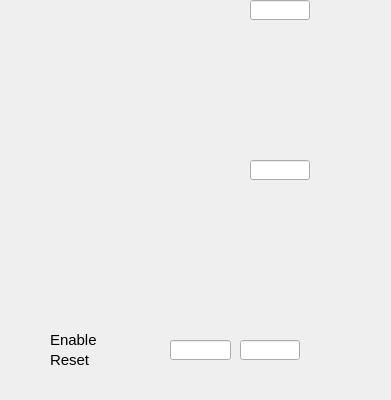
   <widget class="QWidget" name="tab_4">
    <attribute name="title">
     <string>Commissioning</string>
    </attribute>
    <widget class="caStripPlot" name="castripplot">
     <property name="geometry">
      <rect>
       <x>10</x>
       <y>0</y>
       <width>361</width>
       <height>161</height>
      </rect>
     </property>
     <property name="Title" stdset="0">
      <string notr="true">Current</string>
     </property>
     <property name="channels" stdset="0">
      <string>$(IOC):m$(MasterID)s$(SlaveID)-Drv$(ID)-CurAct</string>
     </property>
     <property name="YAxisScaling" stdset="0">
      <enum>caStripPlot::autoScale</enum>
     </property>
    </widget>
    <widget class="caStripPlot" name="castripplot_2">
     <property name="geometry">
      <rect>
       <x>10</x>
       <y>160</y>
       <width>361</width>
       <height>161</height>
      </rect>
     </property>
     <property name="Title" stdset="0">
      <string notr="true">Voltage</string>
     </property>
     <property name="channels" stdset="0">
      <string>$(IOC):m$(MasterID)s$(SlaveID)-Drv$(ID)-VltAct</string>
     </property>
     <property name="YAxisScaling" stdset="0">
      <enum>caStripPlot::autoScale</enum>
     </property>
    </widget>
    <widget class="caSlider" name="caslider">
     <property name="geometry">
      <rect>
       <x>80</x>
       <y>370</y>
       <width>251</width>
       <height>21</height>
      </rect>
     </property>
     <property name="lowerBound">
      <double>-32000.000000000000000</double>
     </property>
     <property name="upperBound">
      <double>32000.000000000000000</double>
     </property>
     <property name="totalSteps">
      <UInt>1000</UInt>
     </property>
     <property name="trough">
      <bool>false</bool>
     </property>
     <property name="groove">
      <bool>true</bool>
     </property>
     <property name="channel" stdset="0">
      <string notr="true">$(IOC):m$(MasterID)s$(SlaveID)-Drv$(ID)-Spd</string>
     </property>
     <property name="direction">
      <enum>caSlider::Right</enum>
     </property>
     <property name="maxValue">
      <double>32000.000000000000000</double>
     </property>
     <property name="minValue">
      <double>-32000.000000000000000</double>
     </property>
    </widget>
    <widget class="caLed" name="caled_Error_2">
     <property name="geometry">
      <rect>
       <x>330</x>
       <y>340</y>
       <width>52</width>
       <height>12</height>
      </rect>
     </property>
     <property name="sizePolicy">
      <sizepolicy hsizetype="Preferred" vsizetype="MinimumExpanding">
       <horstretch>0</horstretch>
       <verstretch>0</verstretch>
      </sizepolicy>
     </property>
     <property name="minimumSize">
      <size>
       <width>4</width>
       <height>12</height>
      </size>
     </property>
     <property name="toolTip">
      <string>&lt;html&gt;&lt;head/&gt;&lt;body&gt;&lt;p&gt;E-Bus Power Status&lt;/p&gt;&lt;/body&gt;&lt;/html&gt;</string>
     </property>
     <property name="rectangular">
      <bool>true</bool>
     </property>
     <property name="gradientEnabled">
      <bool>false</bool>
     </property>
     <property name="ledHeight">
      <number>10</number>
     </property>
     <property name="channel" stdset="0">
      <string notr="true">$(IOC):m$(MasterID)s$(SlaveID)-Drv$(ID)-ErrAlrm</string>
     </property>
     <property name="colorMode">
      <enum>caLed::Static</enum>
     </property>
     <property name="falseColor">
      <color>
       <red>170</red>
       <green>0</green>
       <blue>0</blue>
      </color>
     </property>
     <property name="trueColor">
      <color>
       <red>0</red>
       <green>85</green>
       <blue>0</blue>
      </color>
     </property>
     <property name="trueValue">
      <string notr="true">0</string>
     </property>
     <property name="falseValue">
      <string notr="true">1</string>
     </property>
    </widget>
    <widget class="caLed" name="caled_Warning_2">
     <property name="geometry">
      <rect>
       <x>330</x>
       <y>370</y>
       <width>52</width>
       <height>12</height>
      </rect>
     </property>
     <property name="sizePolicy">
      <sizepolicy hsizetype="Preferred" vsizetype="MinimumExpanding">
       <horstretch>0</horstretch>
       <verstretch>0</verstretch>
      </sizepolicy>
     </property>
     <property name="minimumSize">
      <size>
       <width>4</width>
       <height>12</height>
      </size>
     </property>
     <property name="toolTip">
      <string>&lt;html&gt;&lt;head/&gt;&lt;body&gt;&lt;p&gt;E-Bus Power Status&lt;/p&gt;&lt;/body&gt;&lt;/html&gt;</string>
     </property>
     <property name="rectangular">
      <bool>true</bool>
     </property>
     <property name="gradientEnabled">
      <bool>false</bool>
     </property>
     <property name="ledHeight">
      <number>10</number>
     </property>
     <property name="channel" stdset="0">
      <string notr="true">$(IOC):m$(MasterID)s$(SlaveID)-Drv$(ID)-WrnAlrm</string>
     </property>
     <property name="colorMode">
      <enum>caLed::Static</enum>
     </property>
     <property name="falseColor">
      <color>
       <red>255</red>
       <green>170</green>
       <blue>0</blue>
      </color>
     </property>
     <property name="trueColor">
      <color>
       <red>0</red>
       <green>85</green>
       <blue>0</blue>
      </color>
     </property>
     <property name="trueValue">
      <string notr="true">0</string>
     </property>
     <property name="falseValue">
      <string notr="true">1</string>
     </property>
    </widget>
    <widget class="caLed" name="caled">
     <property name="geometry">
      <rect>
       <x>100</x>
       <y>330</y>
       <width>30</width>
       <height>30</height>
      </rect>
     </property>
     <property name="channel" stdset="0">
      <string notr="true">$(IOC):m$(MasterID)s$(SlaveID)-Drv$(ID)-Rdy</string>
     </property>
     <property name="trueColor">
      <color>
       <red>0</red>
       <green>85</green>
       <blue>0</blue>
      </color>
     </property>
    </widget>
    <widget class="caLineEdit" name="calineedit_15">
     <property name="geometry">
      <rect>
       <x>240</x>
       <y>340</y>
       <width>60</width>
       <height>20</height>
      </rect>
     </property>
     <property name="channel" stdset="0">
      <string notr="true">$(IOC):m$(MasterID)s$(SlaveID)-Drv$(ID)-Spd-RB</string>
     </property>
     <property name="background">
      <color alpha="0">
       <red>160</red>
       <green>160</green>
       <blue>164</blue>
      </color>
     </property>
     <property name="colorMode">
      <enum>caLineEdit::Static</enum>
     </property>
     <property name="precisionMode">
      <enum>caLineEdit::User</enum>
     </property>
    </widget>
    <widget class="caLineEdit" name="calineedit_16">
     <property name="geometry">
      <rect>
       <x>250</x>
       <y>160</y>
       <width>60</width>
       <height>20</height>
      </rect>
     </property>
     <property name="channel" stdset="0">
      <string notr="true">$(IOC):m$(MasterID)s$(SlaveID)-Drv$(ID)-VltAct</string>
     </property>
     <property name="background">
      <color alpha="0">
       <red>160</red>
       <green>160</green>
       <blue>164</blue>
      </color>
     </property>
     <property name="colorMode">
      <enum>caLineEdit::Static</enum>
     </property>
     <property name="precisionMode">
      <enum>caLineEdit::User</enum>
     </property>
    </widget>
    <widget class="caLineEdit" name="calineedit_17">
     <property name="geometry">
      <rect>
       <x>250</x>
       <y>0</y>
       <width>60</width>
       <height>20</height>
      </rect>
     </property>
     <property name="channel" stdset="0">
      <string notr="true">$(IOC):m$(MasterID)s$(SlaveID)-Drv$(ID)-CurAct</string>
     </property>
     <property name="background">
      <color alpha="0">
       <red>160</red>
       <green>160</green>
       <blue>164</blue>
      </color>
     </property>
     <property name="colorMode">
      <enum>caLineEdit::Static</enum>
     </property>
     <property name="precisionMode">
      <enum>caLineEdit::User</enum>
     </property>
    </widget>
    <widget class="caTextEntry" name="catextentry_19">
     <property name="geometry">
      <rect>
       <x>170</x>
       <y>340</y>
       <width>61</width>
       <height>20</height>
      </rect>
     </property>
     <property name="minimumSize">
      <size>
       <width>0</width>
       <height>20</height>
      </size>
     </property>
     <property name="maximumSize">
      <size>
       <width>16777215</width>
       <height>20</height>
      </size>
     </property>
     <property name="font">
      <font>
       <family>Monospace</family>
       <pointsize>10</pointsize>
       <stylestrategy>PreferDefault</stylestrategy>
      </font>
     </property>
     <property name="readOnly">
      <bool>false</bool>
     </property>
     <property name="channel" stdset="0">
      <string notr="true">$(IOC):m$(MasterID)s$(SlaveID)-Drv$(ID)-Spd</string>
     </property>
     <property name="precisionMode">
      <enum>caLineEdit::User</enum>
     </property>
     <property name="limitsMode">
      <enum>caLineEdit::User</enum>
     </property>
     <property name="maxValue">
      <double>32000.000000000000000</double>
     </property>
     <property name="minValue">
      <double>-32000.000000000000000</double>
     </property>
     <property name="keepFocus">
      <bool>true</bool>
     </property>
    </widget>
    <widget class="caByteController" name="cabytecontroller_2">
     <property name="geometry">
      <rect>
       <x>20</x>
       <y>330</y>
       <width>21</width>
       <height>41</height>
      </rect>
     </property>
     <property name="channel" stdset="0">
      <string notr="true">$(IOC):m$(MasterID)s$(SlaveID)-Drv$(ID)-Cmd</string>
     </property>
     <property name="endBit">
      <number>1</number>
     </property>
    </widget>
    <widget class="caLabel" name="calabel_8">
     <property name="geometry">
      <rect>
       <x>50</x>
       <y>330</y>
       <width>80</width>
       <height>20</height>
      </rect>
     </property>
     <property name="sizePolicy">
      <sizepolicy hsizetype="Fixed" vsizetype="Fixed">
       <horstretch>0</horstretch>
       <verstretch>0</verstretch>
      </sizepolicy>
     </property>
     <property name="font">
      <font>
       <pointsize>11</pointsize>
      </font>
     </property>
     <property name="text">
      <string>Enable</string>
     </property>
     <property name="alignment">
      <set>Qt::AlignLeading|Qt::AlignLeft|Qt::AlignVCenter</set>
     </property>
    </widget>
    <widget class="caLabel" name="calabel_11">
     <property name="geometry">
      <rect>
       <x>50</x>
       <y>350</y>
       <width>80</width>
       <height>20</height>
      </rect>
     </property>
     <property name="sizePolicy">
      <sizepolicy hsizetype="Fixed" vsizetype="Fixed">
       <horstretch>0</horstretch>
       <verstretch>0</verstretch>
      </sizepolicy>
     </property>
     <property name="font">
      <font>
       <pointsize>11</pointsize>
      </font>
     </property>
     <property name="text">
      <string>Reset</string>
     </property>
     <property name="alignment">
      <set>Qt::AlignLeading|Qt::AlignLeft|Qt::AlignVCenter</set>
     </property>
    </widget>
   </widget>
